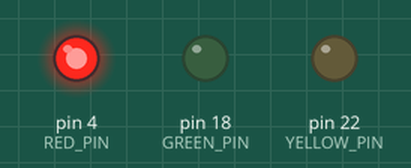
Bench run of a sketch on a simulated Arduino Mega 2560, built with avr-gcc and run on an emulated ATmega2560. Parts: output pins drawn as LEDs (lit = HIGH).

Above: at 0.05 s.
At 1.8 s:
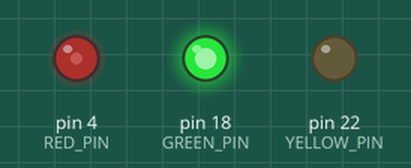
At 3.6 s:
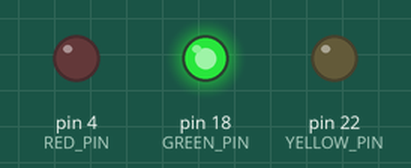
At 5.35 s:
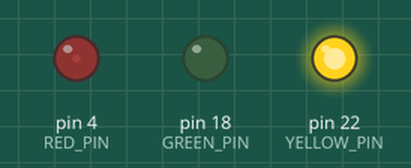
At 6.25 s:
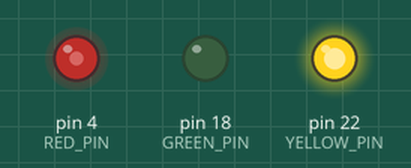
At 7.15 s:
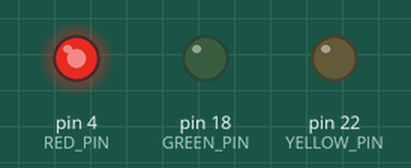
Timing chart, 0 to 10.0 s (numbered marks = the images above):
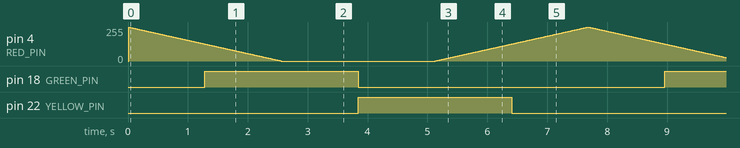

The sketch:

3kinds_led.ino
```cpp
// 三色渐变呼吸灯：红→绿→黄→红 循环
const int RED_PIN   = 4;     // 红灯
const int GREEN_PIN = 18;    // 绿灯
const int YELLOW_PIN = 22;   // 黄灯

unsigned long prevMs = 0;
const int stepTime = 10;     // 渐变速度

int r = 255, g = 0, y = 0;   // 红、绿、黄 三个亮度
int stage = 0;  // 0:红→绿  1:绿→黄  2:黄→红

void setup() {
  pinMode(RED_PIN, OUTPUT);
  pinMode(GREEN_PIN, OUTPUT);
  pinMode(YELLOW_PIN, OUTPUT);
}

void loop() {
  unsigned long now = millis();
  if (now - prevMs >= stepTime) {
    prevMs = now;
    doGradient();
    showColor();
  }
}

// 渐变逻辑：红 → 绿 → 黄 → 红
void doGradient() {
  if (stage == 0) {       // 红慢慢灭，绿慢慢亮
    r--;
    g++;
    if (r <= 0) stage = 1;
  }
  else if (stage == 1) {  // 绿慢慢灭，黄慢慢亮
    g--;
    y++;
    if (g <= 0) stage = 2;
  }
  else if (stage == 2) {  // 黄慢慢灭，红慢慢亮
    y--;
    r++;
    if (y <= 0) stage = 0;
  }

  // 限制亮度 0~255，防止异常
  r = constrain(r, 0, 255);
  g = constrain(g, 0, 255);
  y = constrain(y, 0, 255);
}

// 输出到三个独立LED
void showColor() {
  analogWrite(RED_PIN, r);
  analogWrite(GREEN_PIN, g);
  analogWrite(YELLOW_PIN, y);
}
```

Measured:
- by itself, pin 18 (GREEN_PIN), pin 22 (YELLOW_PIN): alternates HIGH for 2.6 s and LOW for 5.1 s
